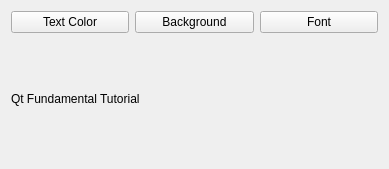
<?xml version="1.0" encoding="UTF-8"?>
<ui version="4.0">
 <class>Widget</class>
 <widget class="QWidget" name="Widget">
  <property name="geometry">
   <rect>
    <x>0</x>
    <y>0</y>
    <width>389</width>
    <height>169</height>
   </rect>
  </property>
  <property name="windowTitle">
   <string>Widget</string>
  </property>
  <layout class="QVBoxLayout" name="verticalLayout">
   <item>
    <layout class="QHBoxLayout" name="horizontalLayout">
     <item>
      <widget class="QPushButton" name="textColorButton">
       <property name="text">
        <string>Text Color</string>
       </property>
      </widget>
     </item>
     <item>
      <widget class="QPushButton" name="backgroundButton">
       <property name="text">
        <string>Background</string>
       </property>
      </widget>
     </item>
     <item>
      <widget class="QPushButton" name="fontButton">
       <property name="text">
        <string>Font</string>
       </property>
      </widget>
     </item>
    </layout>
   </item>
   <item>
    <widget class="QLabel" name="label">
     <property name="text">
      <string>Qt Fundamental Tutorial</string>
     </property>
    </widget>
   </item>
  </layout>
 </widget>
 <resources/>
 <connections/>
</ui>
